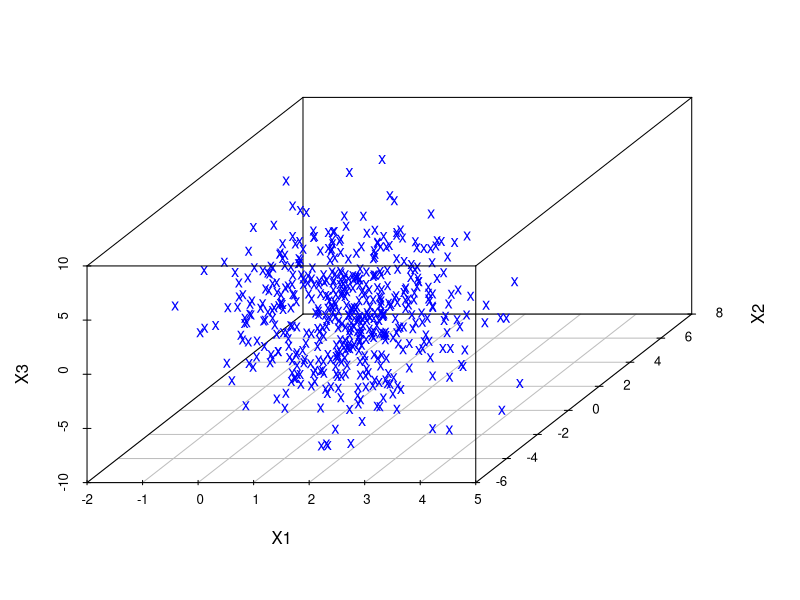
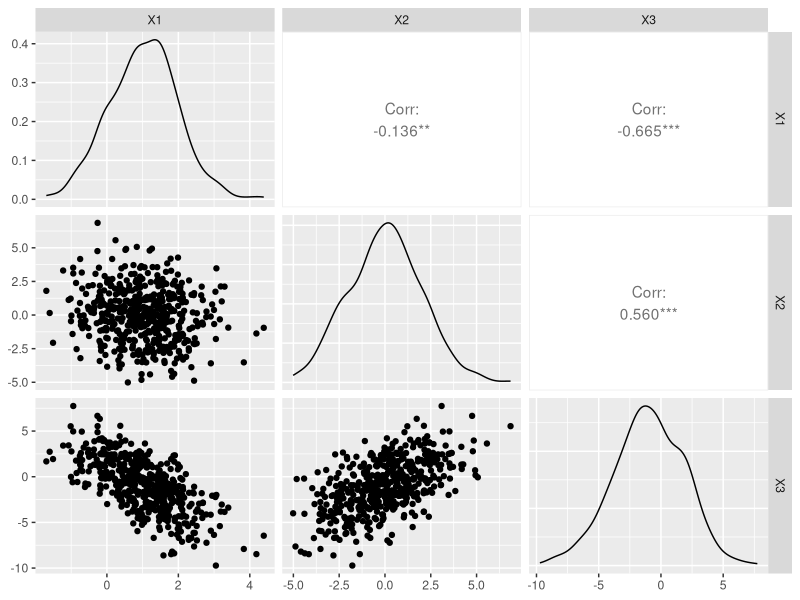
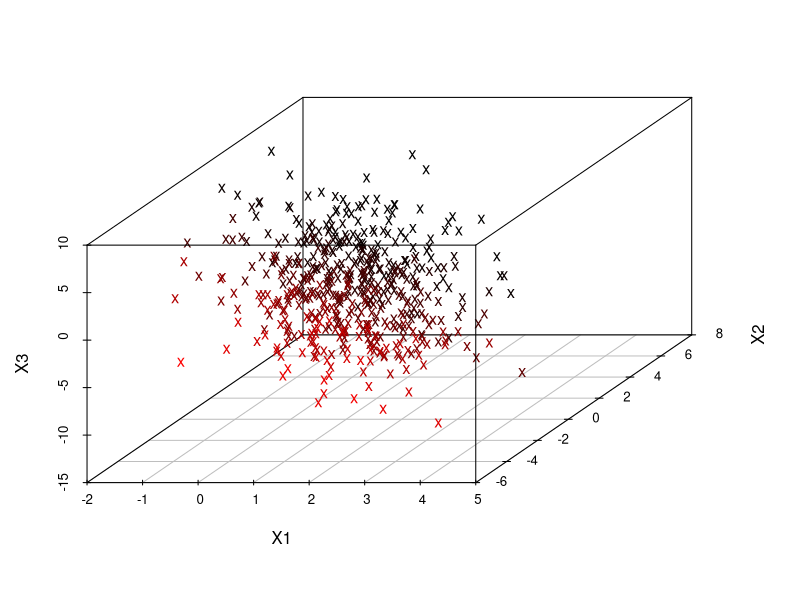

Source code (R) for these figures, in order:
### 3変量正規乱数のシミュレーション
set.seed(123) # 乱数の初期値の設定
n <- 500 # 生成する乱数の個数
mu <- c(1, 0, -1) # 平均ベクトル
(Sigma <- matrix(c(1, -0.4, -2.1, 
                   -0.4, 4, 3.6, 
                   -2.1, 3.6, 9), nrow = 3)) # 共分散行列
## コレスキー分解による方法
z <- rnorm(3 * n) # 標準正規乱数の生成
z <- matrix(z, 3, n) # 計算しやすくするために行列に変換
A <- t(chol(Sigma)) # Aの計算(転置が必要なことに注意)
x <- mu + A %*% z
x <- t(x) # 標準的なデータ形式に変換
colMeans(x) # muに近い
cov(x) # Sigmaに近い
cov2cor(Sigma) # 理論上の相関行列
cor(x) # 理論上のものに近い
## 可視化: scatterplot3dパッケージを利用
# install.packages("scatterplot3d") パッケージのインストール(必要な場合)
library(scatterplot3d) # パッケージのロード
colnames(x) <- paste0("X", 1:3) # 列名をつけておく
scatterplot3d(x, pch = "x", color = "blue") # 3次元散布図
## 散布図行列による可視化: GGallyパッケージを利用
# install.packages("GGally") # パッケージのインストール(必要な場合)
library(GGally) # パッケージのロード
x |> as.data.frame() |> ggpairs() 
# データフレームに変換してからggpairsに渡して散布図行列を描画
## パッケージMASSの利用
library(MASS)
x <- mvrnorm(n, mu = mu, Sigma = Sigma)
colMeans(x) # muに近い
cov(x) # Sigmaに近い
colnames(x) <- paste0("X", 1:3) # 列名をつけておく
scatterplot3d(x, pch = "x", highlight.3d = TRUE)
